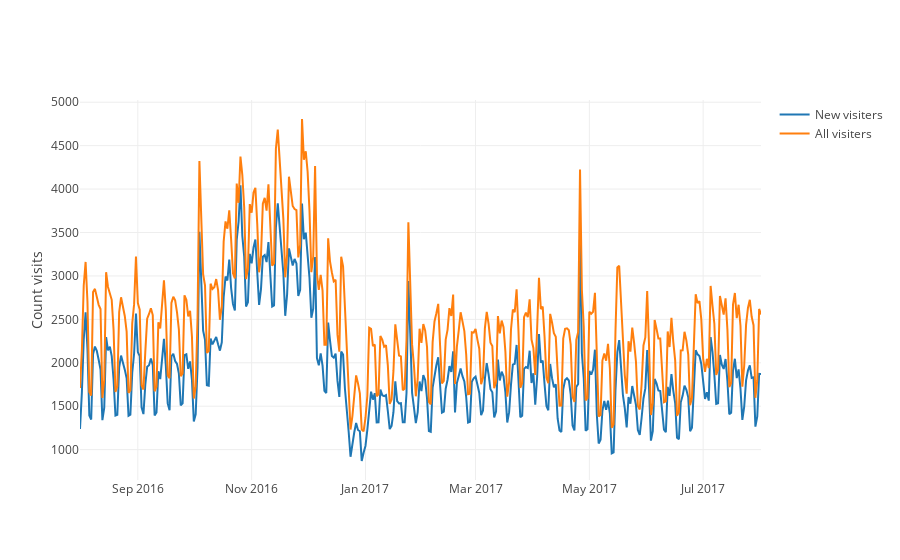

Notebook code cell kept with this figure:
### Code cell
#Проверим зависимость новых клиентов и всх заходов
NewVisiters=tdf.groupby(['date'])['totals.newVisits'].count().reset_index()
one=tdf.groupby(['date'])['totals.visits'].count().reset_index()

trace0 = go.Scatter( x=NewVisiters['date'], y=NewVisiters['totals.newVisits'], name='New visiters', yaxis='y1')
trace1= go.Scatter( x=one['date'], y=one['totals.visits'], name='All visiters', yaxis='y1')
data = [trace0, trace1]
fig = go.Figure(data=data, layout=layout)
iplot(fig, show_link=False)

### Figure 1 — Plotly figure (JSON) as saved in the notebook; plotly's stock layout.template omitted (floating-point values rounded to 4 significant figures; data arrays with more than 128 entries replaced by an {"elided": "..."} marker saying what was removed)
{"data": [{"name": "New visiters", "type": "scatter", "uid": "ef438090-ba2b-11e8-b946-acbc3287d5f1", "x": {"elided": "366 str values"}, "y": {"elided": "366 int values"}, "yaxis": "y"}, {"name": "All visiters", "type": "scatter", "uid": "ef438266-ba2b-11e8-89fd-acbc3287d5f1", "x": {"elided": "366 str values"}, "y": {"elided": "366 int values"}, "yaxis": "y"}], "layout": {"yaxis": {"title": "Count visits"}, "yaxis2": {"overlaying": "y", "side": "right", "title": "Count transactions"}}}
